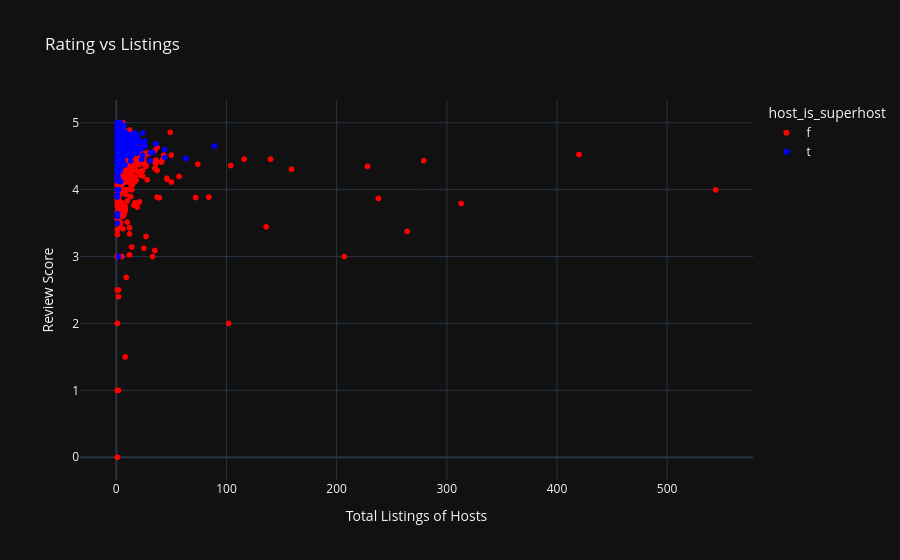

The cell this chart's notebook holds for it:
### Code cell
fig=px.scatter(
    host_metrics[host_metrics['total_reviews']!=0],
    x='total_listings',
    y='weighted_review_score',
    color='host_is_superhost',
    color_discrete_map={'f': 'red', 't': 'blue'},
    labels={'total_listings':'Total Listings of Hosts','weighted_review_score':'Review Score'},
    title='Rating vs Listings')
fig.update_layout(template='plotly_dark')
fig.show()

### Figure 1 — Plotly figure (JSON) as saved in the notebook; plotly's stock layout.template omitted (floating-point values rounded to 4 significant figures; data arrays with more than 128 entries replaced by an {"elided": "..."} marker saying what was removed)
{"data": [{"hovertemplate": "host_is_superhost=f<br>Total Listings of Hosts=%{x}<br>Review Score=%{y}<extra></extra>", "legendgroup": "f", "marker": {"color": "red", "symbol": "circle"}, "mode": "markers", "name": "f", "showlegend": true, "type": "scattergl", "x": {"elided": "2737 int values"}, "xaxis": "x", "y": {"elided": "2737 float values"}, "yaxis": "y"}, {"hovertemplate": "host_is_superhost=t<br>Total Listings of Hosts=%{x}<br>Review Score=%{y}<extra></extra>", "legendgroup": "t", "marker": {"color": "blue", "symbol": "circle"}, "mode": "markers", "name": "t", "showlegend": true, "type": "scattergl", "x": {"elided": "1377 int values"}, "xaxis": "x", "y": {"elided": "1377 float values"}, "yaxis": "y"}], "layout": {"legend": {"title": {"text": "host_is_superhost"}, "tracegroupgap": 0}, "title": {"text": "Rating vs Listings"}, "xaxis": {"anchor": "y", "domain": [0, 1], "title": {"text": "Total Listings of Hosts"}}, "yaxis": {"anchor": "x", "domain": [0, 1], "title": {"text": "Review Score"}}}}
